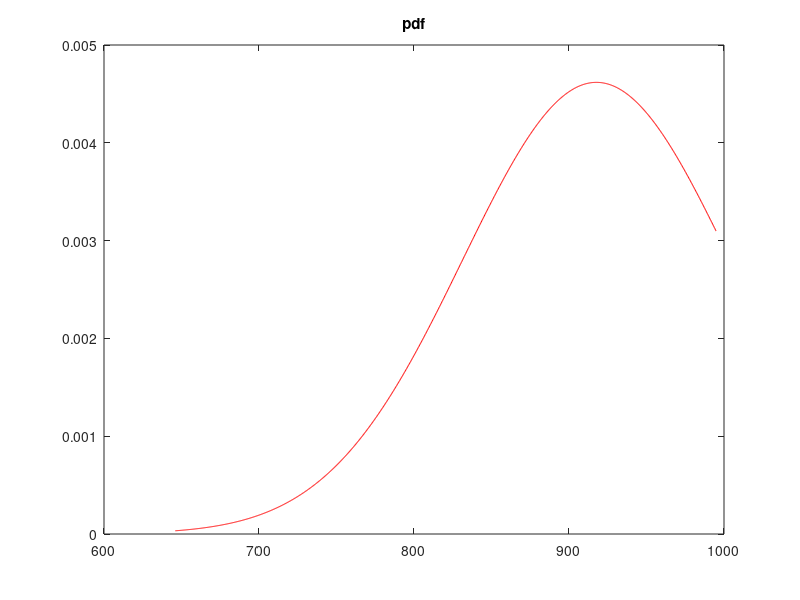

Write MATLAB code to recreate this figure. (Note: this script raises an error after producing the figure.)
clear;
clc;

z = load('concrete.txt');
data = z(:,1);
mu = mean(data)
sigma = std(data)
maximum = max(z)
minimum = min(z)
x = [minimum:.28:maximum]

norm = normpdf(x, mu, sigma);

figure
plot(x, norm, 'r')
title('pdf')
ylavel('probability')
xlabel('slump (mm)')